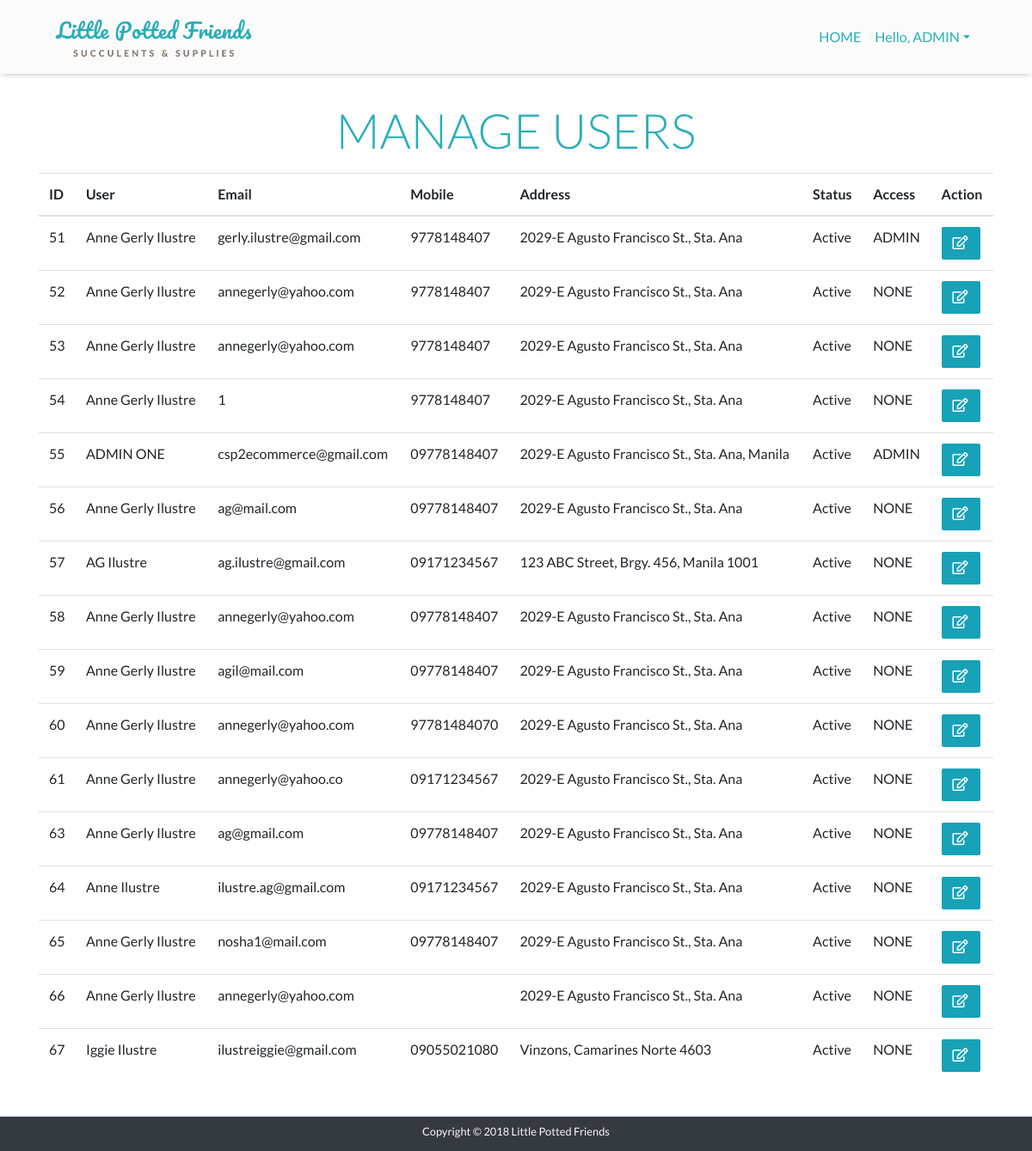
/app/views/manageUsers.php (signed in), run on an earlier commit of the app's database.
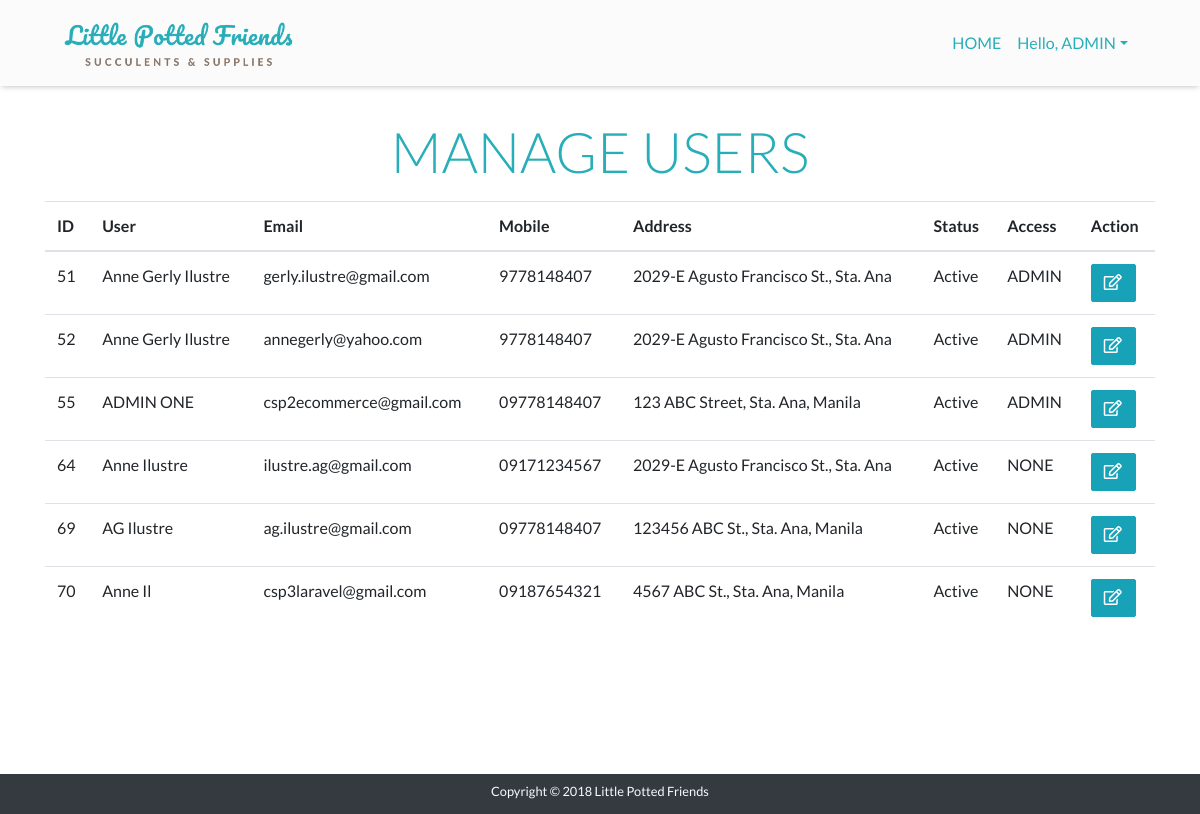
And on a later commit of the database.
### tables this page shows
CREATE TABLE `tbl_users` (
  `id` int(11) NOT NULL,
  `firstname` varchar(150) NOT NULL,
  `lastname` varchar(150) NOT NULL,
  `email` varchar(150) NOT NULL,
  `password` varchar(150) NOT NULL,
  `mobile` varchar(11) NOT NULL,
  `address` varchar(255) NOT NULL,
  `status` varchar(8) NOT NULL DEFAULT 'Active',
  `access` varchar(5) NOT NULL DEFAULT 'NONE'
);

### app/views/manageUsers.php (the view, shortened to what this page needs)
<?php require_once '../partials/header.php'; ?>
<?php
	require '../controllers/connect.php';
    $sql = "SELECT * FROM tbl_users";
    $result = mysqli_query($conn, $sql);
?>
<div class="container">
  <div class="row">
    <div class="col-lg-12 table-responsive">
    		<h4 class="text-center p-2 display-4">MANAGE USERS</h4>
    			<table  id="tableManageUsers" class="table table-hover">
                    <thead>
                        <tr>
                            <th>ID </th>
                            <th>User </th>
                            <th>Email </th>
                            <th>Mobile </th>
                            <th>Address </th>
                            <th>Status </th>
                            <th>Access </th>
                            <th>Action</th>
                        </tr>
                    </thead>
                    <tbody>
                    <?php while($row = mysqli_fetch_assoc($result)){ ?>
                        <tr>
                            <td><?= $row['id'] ?></td>
                            <td><?= $row['firstname']." ".$row['lastname'] ?></td>
                            <td><?= $row['email'] ?></td>
                            <td><?= $row['mobile'] ?></td>
                            <td><?= $row['address'] ?></td>
                            <td><?= $row['status'] ?></td>
                            <td><?= $row['access'] ?></td>
                            <td>
                                <span title="Change Access"><a href="editUser.php?id=<?= $row['id'] ?>" class="btn btn-info"><i class="far fa-edit"></i></a></span>
                            </td>
                        </tr>
                    <?php } ?>
                    </tbody>
                </table>
    </div>
  </div>
</div>
<?php require '../partials/footer.php'; ?>

What changed in the data, as far as the page shows it:
removed tbl_users: id "53", firstname "Anne Gerly", lastname "Ilustre", email "annegerly@yahoo.com", mobile "9778148407", address "2029-E Agusto Francisco St., Sta. Ana", status "Active", access "NONE"
removed tbl_users: id "54", firstname "Anne Gerly", lastname "Ilustre", email "1", mobile "9778148407", address "2029-E Agusto Francisco St., Sta. Ana", status "Active", access "NONE"
removed tbl_users: id "56", firstname "Anne Gerly", lastname "Ilustre", email "ag@mail.com", mobile "09778148407", address "2029-E Agusto Francisco St., Sta. Ana", status "Active", access "NONE"
removed tbl_users: id "57", firstname "AG", lastname "Ilustre", email "ag.ilustre@gmail.com", mobile "09171234567", address "123 ABC Street, Brgy. 456, Manila 1001", status "Active", access "NONE"
removed tbl_users: id "58", firstname "Anne Gerly", lastname "Ilustre", email "annegerly@yahoo.com", mobile "09778148407", address "2029-E Agusto Francisco St., Sta. Ana", status "Active", access "NONE"
removed tbl_users: id "59", firstname "Anne Gerly", lastname "Ilustre", email "agil@mail.com", mobile "09778148407", address "2029-E Agusto Francisco St., Sta. Ana", status "Active", access "NONE"
removed tbl_users: id "60", firstname "Anne Gerly", lastname "Ilustre", email "annegerly@yahoo.com", mobile "97781484070", address "2029-E Agusto Francisco St., Sta. Ana", status "Active", access "NONE"
removed tbl_users: id "61", firstname "Anne Gerly", lastname "Ilustre", email "annegerly@yahoo.co", mobile "09171234567", address "2029-E Agusto Francisco St., Sta. Ana", status "Active", access "NONE"
removed tbl_users: id "63", firstname "Anne Gerly", lastname "Ilustre", email "ag@gmail.com", mobile "09778148407", address "2029-E Agusto Francisco St., Sta. Ana", status "Active", access "NONE"
removed tbl_users: id "65", firstname "Anne Gerly", lastname "Ilustre", email "nosha1@mail.com", mobile "09778148407", address "2029-E Agusto Francisco St., Sta. Ana", status "Active", access "NONE"
removed tbl_users: id "66", firstname "Anne Gerly", lastname "Ilustre", email "annegerly@yahoo.com", address "2029-E Agusto Francisco St., Sta. Ana", status "Active", access "NONE"
removed tbl_users: id "67", firstname "Iggie", lastname "Ilustre", email "ilustreiggie@gmail.com", mobile "09055021080", address "Vinzons, Camarines Norte 4603", status "Active", access "NONE"
changed tbl_users "annegerly@yahoo.com": access "NONE" → "ADMIN"
changed tbl_users "ONE": address "2029-E Agusto Francisco St., Sta. Ana, Manila" → "123 ABC Street, Sta. Ana, Manila"
added tbl_users: id "69", firstname "AG", lastname "Ilustre", email "ag.ilustre@gmail.com", mobile "09778148407", address "123456 ABC St., Sta. Ana, Manila", status "Active", access "NONE"
added tbl_users: id "70", firstname "Anne", lastname "Il", email "csp3laravel@gmail.com", mobile "09187654321", address "4567 ABC St., Sta. Ana, Manila", status "Active", access "NONE"
